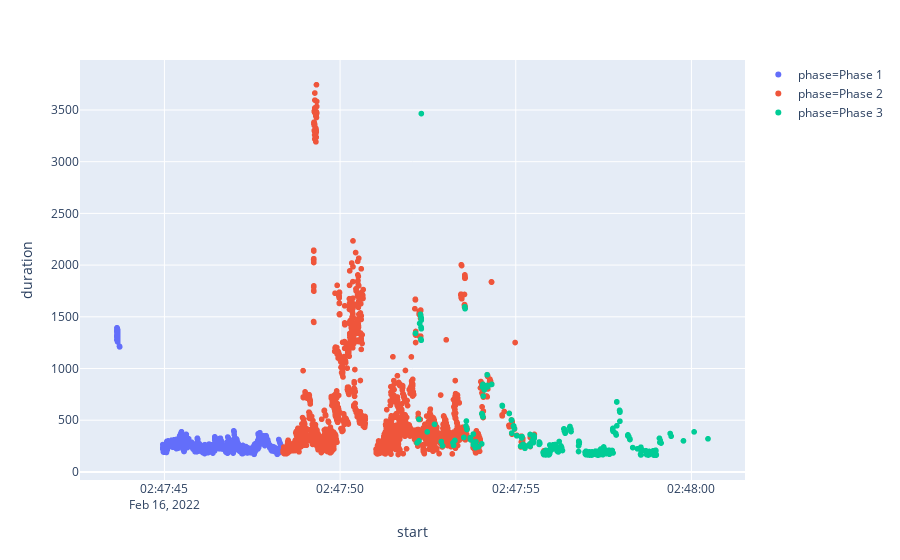

The cell this chart's notebook holds for it:
### Code cell
fig.show()

### Figure 1 — Plotly figure (JSON) as saved in the notebook; plotly's stock layout.template omitted (floating-point values rounded to 4 significant figures; data arrays with more than 128 entries replaced by an {"elided": "..."} marker saying what was removed)
{"data": [{"hoverlabel": {"namelength": 0}, "hovertemplate": "phase=Phase 1<br>start=%{x}<br>duration=%{y}", "legendgroup": "phase=Phase 1", "marker": {"color": "#636efa", "symbol": "circle"}, "mode": "markers", "name": "phase=Phase 1", "showlegend": true, "type": "scattergl", "x": {"elided": "1792 str values"}, "xaxis": "x", "y": {"elided": "1792 int values"}, "yaxis": "y"}, {"hoverlabel": {"namelength": 0}, "hovertemplate": "phase=Phase 2<br>start=%{x}<br>duration=%{y}", "legendgroup": "phase=Phase 2", "marker": {"color": "#EF553B", "symbol": "circle"}, "mode": "markers", "name": "phase=Phase 2", "showlegend": true, "type": "scattergl", "x": {"elided": "3072 str values"}, "xaxis": "x", "y": {"elided": "3072 int values"}, "yaxis": "y"}, {"hoverlabel": {"namelength": 0}, "hovertemplate": "phase=Phase 3<br>start=%{x}<br>duration=%{y}", "legendgroup": "phase=Phase 3", "marker": {"color": "#00cc96", "symbol": "circle"}, "mode": "markers", "name": "phase=Phase 3", "showlegend": true, "type": "scattergl", "x": {"elided": "335 str values"}, "xaxis": "x", "y": {"elided": "335 int values"}, "yaxis": "y"}], "layout": {"legend": {"tracegroupgap": 0}, "margin": {"t": 60}, "xaxis": {"anchor": "y", "domain": [0, 1], "title": {"text": "start"}}, "yaxis": {"anchor": "x", "domain": [0, 1], "title": {"text": "duration"}}}}
